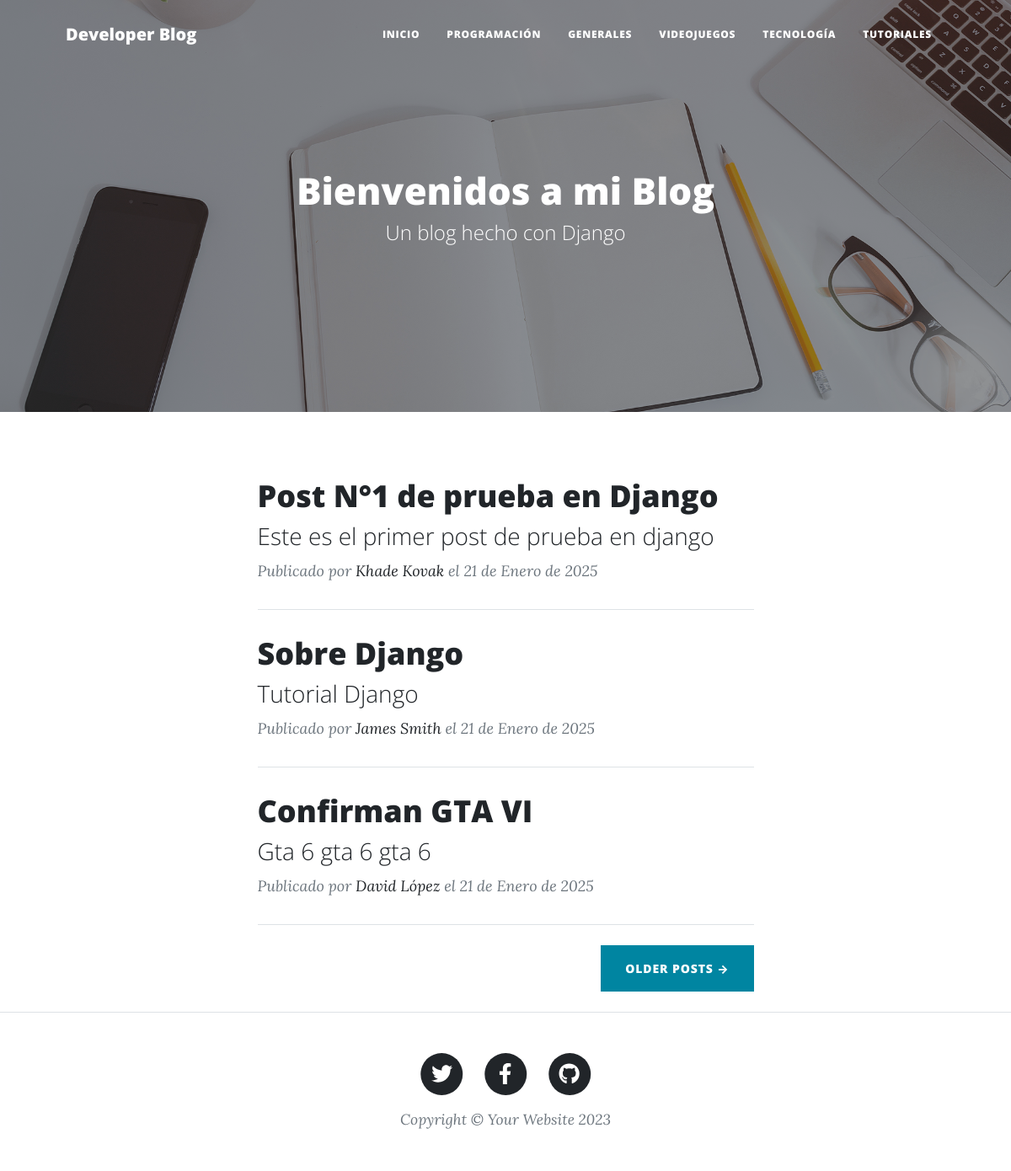
The page / on the database its author committed.
### aplicaciones/blog/models.py (models this page shows, shortened)
class Post(models.Model):
    id = models.AutoField(primary_key=True)
    titulo = models.CharField('Título',max_length=90,blank=False,null=False)
    slug = models.CharField('Slug',max_length=100,blank=False,null=False)
    descripcion = models.CharField('Descripción',max_length=110,blank=False,null=False)
    contenido = CKEditor5Field('Text', config_name='extends')
    imagen = models.URLField(max_length=255,blank=False,null=False)
    autor = models.ForeignKey(Autor, on_delete = models.CASCADE)
    categoria = models.ForeignKey(Categoria, on_delete = models.CASCADE)
    estado = models.BooleanField('Publicado/No Publicado', default = True)
    fecha_creacion = models.DateField('Fecha de Creación', auto_now=False, auto_now_add=True)
    class Meta:
        verbose_name = 'Post'
        verbose_name_plural = 'Posts'

class Autor(models.Model):
    id = models.AutoField(primary_key=True)
    nombres = models.CharField('Nombres del Autor', max_length=255,null=False,blank=False)
    apellidos = models.CharField('Apellido del Autor',max_length=255,null=False,blank=False)
    facebook = models.URLField('Facebook',null=True,blank=True)
    twitter = models.URLField('Twitter',null=True,blank=True)
    instagram = models.URLField('Instagram',null=True,blank=True)
    web = models.URLField('Web',null=True,blank=True)
    correo = models.EmailField('Correo electrónico',null=False,blank=False)
    estado = models.BooleanField('Autor Activo/No Activo',default=True)
    fecha_creacion = models.DateField('Fecha de Creación', auto_now = False, auto_now_add=True)
    class Meta:
        verbose_name = 'Autor'
        verbose_name_plural = 'Autores'
    def __str__(self):
        return "{0} {1}".format(self.nombres,self.apellidos)

### aplicaciones/blog/views.py (the view)
# urls.py: path('', views.home, name='index'),
def home(request):
    posts = Post.objects.filter(estado = True)
    context = {
        'posts':posts,
        'imagen_url': static('assets/img/home-bg.jpg')
    }
    return render(request,'index.html', context)

### templates/index.html (shortened to what this page needs)
{% load static %}
<!DOCTYPE html>
<html lang="en">
    <head>
        <link href="{% static 'css/styles.css' %}" rel="stylesheet" />
    </head>
    <body>
        <nav class="navbar navbar-expand-lg navbar-light" id="mainNav">
            <div class="container px-4 px-lg-5">
                <a class="navbar-brand" href="{% url 'index' %}">Developer Blog</a>
                <div class="collapse navbar-collapse" id="navbarResponsive">
                    <ul class="navbar-nav ms-auto py-4 py-lg-0">
                        <li class="nav-item"><a class="nav-link px-lg-3 py-3 py-lg-4" href="{% url 'index' %}">Inicio</a></li>
                        <li class="nav-item"><a class="nav-link px-lg-3 py-3 py-lg-4" href="{% url 'programacion' %}">Programación</a></li>
                        <li class="nav-item"><a class="nav-link px-lg-3 py-3 py-lg-4" href="{% url 'generales' %}">Generales</a></li>
                        <li class="nav-item"><a class="nav-link px-lg-3 py-3 py-lg-4" href="{% url 'videojuegos' %}">Videojuegos</a></li>
                        <li class="nav-item"><a class="nav-link px-lg-3 py-3 py-lg-4" href="{% url 'tecnologia' %}">Tecnología</a></li>
                        <li class="nav-item"><a class="nav-link px-lg-3 py-3 py-lg-4" href="{% url 'tutoriales' %}">Tutoriales</a></li>
                    </ul>
                </div>
            </div>
        </nav>
        <header class="masthead" style="background-image: url('{{ imagen_url }}')">
            <div class="container position-relative px-4 px-lg-5">
                <div class="row gx-4 gx-lg-5 justify-content-center">
                    <div class="col-md-10 col-lg-8 col-xl-7">
                        <div class="site-heading">
                            <h2 style="font-size: 44px;">{% block titulo_principal %}Bienvenidos a mi Blog{% endblock titulo_principal %}</h2>
                            <span class="subheading">{% block subtitulo_principal %}Un blog hecho con Django{% endblock subtitulo_principal %}</span>
                        </div>
                    </div>
                </div>
            </div>
        </header>
        {% block contenido %}
        <div class="container px-4 px-lg-5">
            <div class="row gx-4 gx-lg-5 justify-content-center">
                <div class="col-md-10 col-lg-8 col-xl-7">
                    {% if posts %}
                        {% for post in posts %}
                        <div class="post-preview">
                            <a href="{% url 'detalle_post' post.slug %}">
                                <h2 class="post-title">{{post.titulo}}</h2>
                                <h3 class="post-subtitle">{{post.descripcion}}</h3>
                            </a>
                            <p class="post-meta">
                                Publicado por
                                <a href="#!">{{post.autor}}</a>
                                el {{post.fecha_creacion}}
                            </p>
                        </div>
                        <hr class="my-4" />
                        {% endfor %}
                    <div class="d-flex justify-content-end mb-4"><a class="btn btn-primary text-uppercase" href="#!">Older Posts →</a></div>
                    {% else %}
                    <div class="post-preview">
                        <h1 class="post-title">No existen post registrados</h1>
                        <p class="post-meta">¡Vaya! Parece que el autor del blog eliminó todas sus publicaciones.</p>
                    </div>
                    {% endif %}
                </div>
            </div>
        </div>
        {% endblock contenido %}
        <footer class="border-top">
            <div class="container px-4 px-lg-5">
                <div class="row gx-4 gx-lg-5 justify-content-center">
                    <div class="col-md-10 col-lg-8 col-xl-7">
                        <ul class="list-inline text-center">
                            <li class="list-inline-item">
                                <a href="#!">
                                    <span class="fa-stack fa-lg">
                                        <i class="fas fa-circle fa-stack-2x"></i>
                                        <i class="fab fa-twitter fa-stack-1x fa-inverse"></i>
                                    </span>
                                </a>
                            </li>
                            <li class="list-inline-item">
                                <a href="#!">
                                    <span class="fa-stack fa-lg">
                                        <i class="fas fa-circle fa-stack-2x"></i>
                                        <i class="fab fa-facebook-f fa-stack-1x fa-inverse"></i>
                                    </span>
                                </a>
                            </li>
                            <li class="list-inline-item">
                                <a href="#!">
                                    <span class="fa-stack fa-lg">
                                        <i class="fas fa-circle fa-stack-2x"></i>
                                        <i class="fab fa-github fa-stack-1x fa-inverse"></i>
                                    </span>
                                </a>
                            </li>
                        </ul>
                        <div class="small text-center text-muted fst-italic">Copyright &copy; Your Website 2023</div>
                    </div>
                </div>
            </div>
        </footer>
    </body>
</html>

### rows shown on the page
Post: titulo "Post N°1 de prueba en Django", descripcion "Este es el primer post de prueba en django", autor "Khade Kovak", fecha_creacion "21 de Enero de 2025"
Post: titulo "Sobre Django", descripcion "Tutorial Django", autor "James Smith", fecha_creacion "21 de Enero de 2025"
Post: titulo "Confirman GTA VI", descripcion "Gta 6 gta 6 gta 6", autor "David López", fecha_creacion "21 de Enero de 2025"
